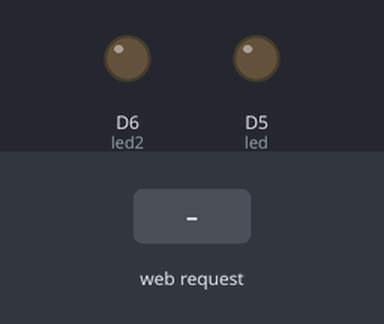
A sketch run on a simulated ESP8266 (NodeMCU). On the bench: output pins drawn as LEDs (lit = HIGH). The test bench sets the inputs (shaded band). WiFi joins after 1.5 s; servers stay silent unless stated; what the sketch prints to the serial monitor is not drawn.

Above: at 2.8 s.
2.9 s: HTTP request GET /led1on received
At 4.1 s:
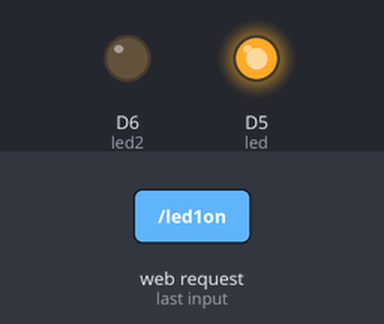
4.4 s: HTTP request GET /led2on received
At 5.2 s:
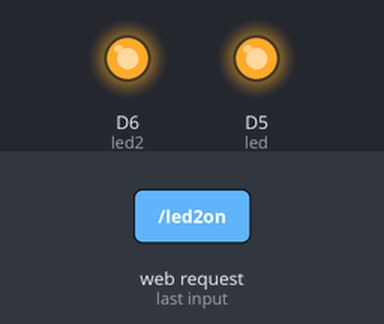
5.9 s: HTTP request GET /led1off received
At 6.4 s:
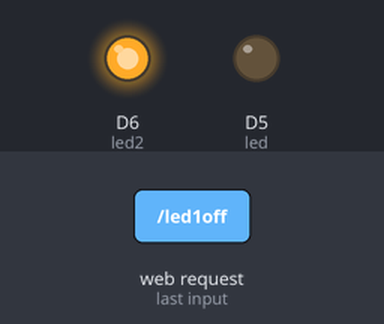
7.4 s: HTTP request GET /led2off received
At 8.8 s:
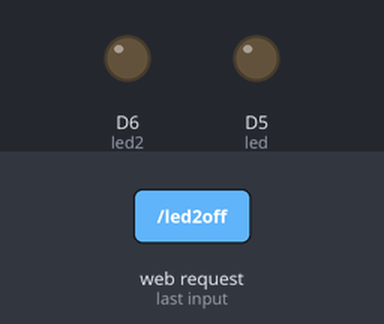
Timing chart, 0 to 9.9 s (numbered marks = the images above; inputs shaded):
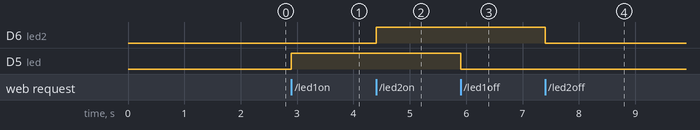

Measured:
- after the input at 2.9 s, D5 (led): LOW → HIGH at once
- after the input at 4.4 s, D6 (led2): LOW → HIGH at once
- after the input at 5.9 s, D5 (led): HIGH → LOW at once
- after the input at 7.4 s, D6 (led2): HIGH → LOW at once

The sketch:

nodehtml.ino
```cpp
#include <ESP8266WiFi.h>
WiFiClient client;
WiFiServer server(80);
#define led D5
#define led2 D6

void setup() {
  // put your setup code here, to run once:
  Serial.begin(9600);
  WiFi.begin("WIFINAME","WIFIPASS");
  while(WiFi.status()!=WL_CONNECTED)
  {
    Serial.print("..");
    delay(200);
  }
  Serial.println();
  Serial.println("Node MCU Started");
  Serial.println(WiFi.localIP());
  server.begin();
  pinMode(led,HIGH);
  pinMode(led2,HIGH);
}

void loop() {
  // put your main code here, to run repeatedly:
  client = server.available();
  if(client == 1)
  {
    String request = client.readStringUntil('\n');
    Serial.println(request);
    request.trim();
    if(request=="GET /led1on HTTP/1.1")
    {
      digitalWrite(led, HIGH);
    }
    if(request=="GET /led1off HTTP/1.1")
    {
      digitalWrite(led, LOW);
    }
    if(request=="GET /led2on HTTP/1.1")
    {
      digitalWrite(led2, HIGH);
    }
    if(request=="GET /led2off HTTP/1.1")
    {
      digitalWrite(led2, LOW);
    }
  }
  client.println("HTTP/1.1 200 OK");
  client.println("Content-Type: text/html");
  client.println("");
  client.println("<html>");
  client.println("<body>");
  client.println("<h1> WELCOME! </h1>");
  client.println("<h3> Controls </h3>");
  client.println("<br>");
  client.println("<a href = \"/led1on\"><button>LED 1 ON</button></a>");
  client.println("<a href = \"/led1off\"><button>LED 1 OFF</button></a>");
  client.println("<br/>");
  client.println("<a href = \"/led2on\"><button>LED 2 ON</button></a>");
  client.println("<a href = \"/led2off\"><button>LED 2 OFF</button></a>");
  client.println("<br/>");
  client.println("</body>");
  client.println("</html>");
}
```
